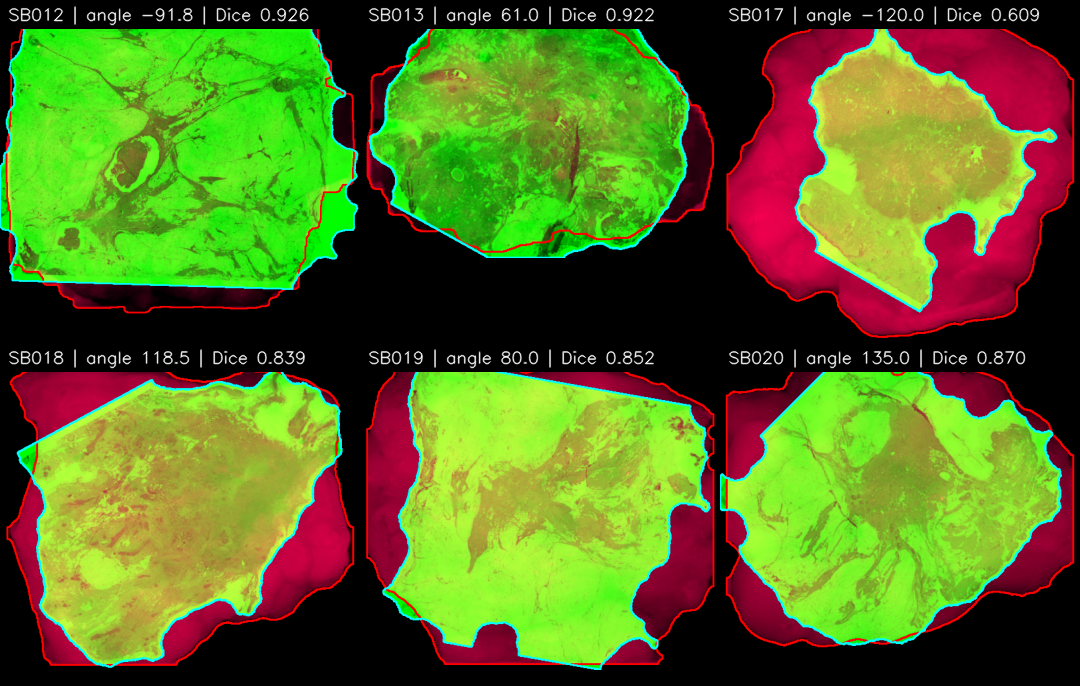
#> input picture Registration/DeepLearning/Tecnicas_registration/00_baseline_clasico/outputs/outputs_registro_rigido_mascaras/rigid_mask_overlay_grid.png, 1080 x 686 px, given in place of SB012_h&e.png, which was not available
$ jupyter execute --allow-errors 12_registro_rigido_mascaras_todos.ipynb   (text cells are left out)
#> lines starting #> are read from the running program, lines starting #| are printed output that depends on the picture; after the words box and inside, x2 and y2 are one past the last pixel; in counts of white or black regions, pixels touching at a corner belong together; pictures that were not available may be replaced by others from this repository, and a replacement may not be noted
[cell 1]
from pathlib import Path
import csv
import json

import cv2
import matplotlib.pyplot as plt
import numpy as np
from PIL import Image

plt.rcParams['figure.dpi'] = 120

BASE_DIR = Path(r'Registration\DeepLearning')
INPUT_DIR = BASE_DIR / 'Imagenes_a_escala'
OUTPUT_ROOT = BASE_DIR / 'Tecnicas_registration' / '00_baseline_clasico' / 'outputs' / 'outputs_registro_rigido_mascaras'
OUTPUT_ROOT.mkdir(parents=True, exist_ok=True)

SUBJECTS = ['SB012', 'SB013', 'SB017', 'SB018', 'SB019', 'SB020']

print('Entrada:', INPUT_DIR)
print('Salida:', OUTPUT_ROOT)

[cell 2]
def load_rgb(path):
    return np.asarray(Image.open(path).convert('RGB'), dtype=np.uint8)
#> returned value is the input picture: shape (686, 1080, 3); mean R, G, B 88.3, 109.6, 33.4
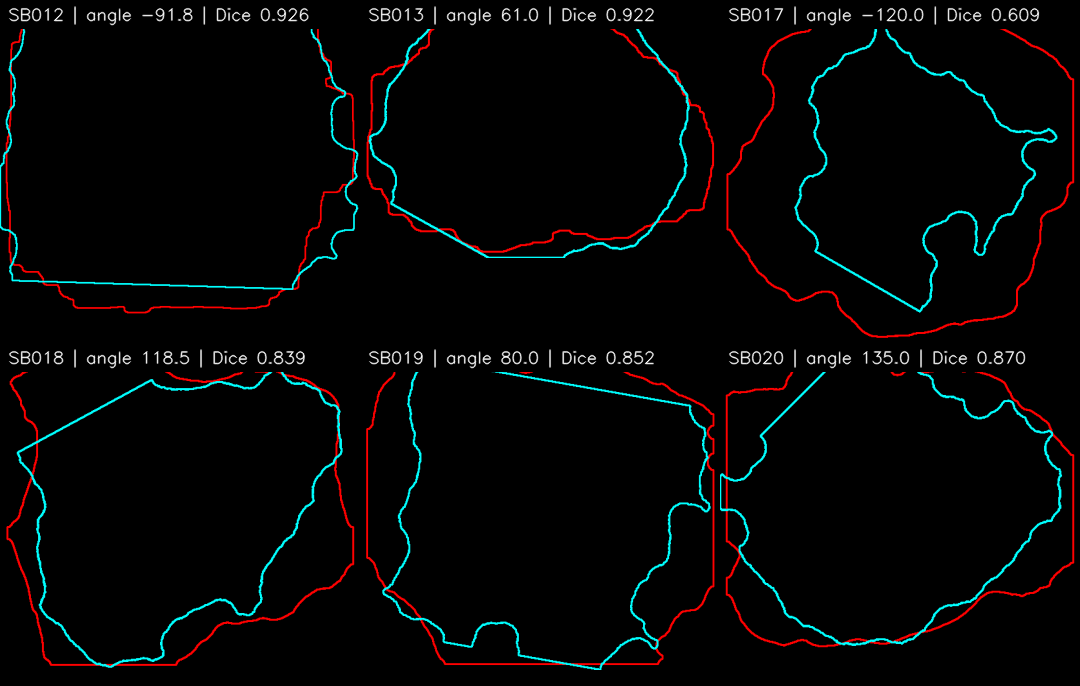
#> input picture Registration/DeepLearning/Tecnicas_registration/00_baseline_clasico/outputs/outputs_registro_rigido_mascaras/rigid_mask_contour_grid.png, 1080 x 686 px, given in place of SB012_hsi.png, which was not available
#> in load_rgb, returned value is the input picture: shape (686, 1080, 3); mean R, G, B 5.5, 6.1, 6.1


def load_mask(path):
    return np.asarray(Image.open(path).convert('L')) > 0
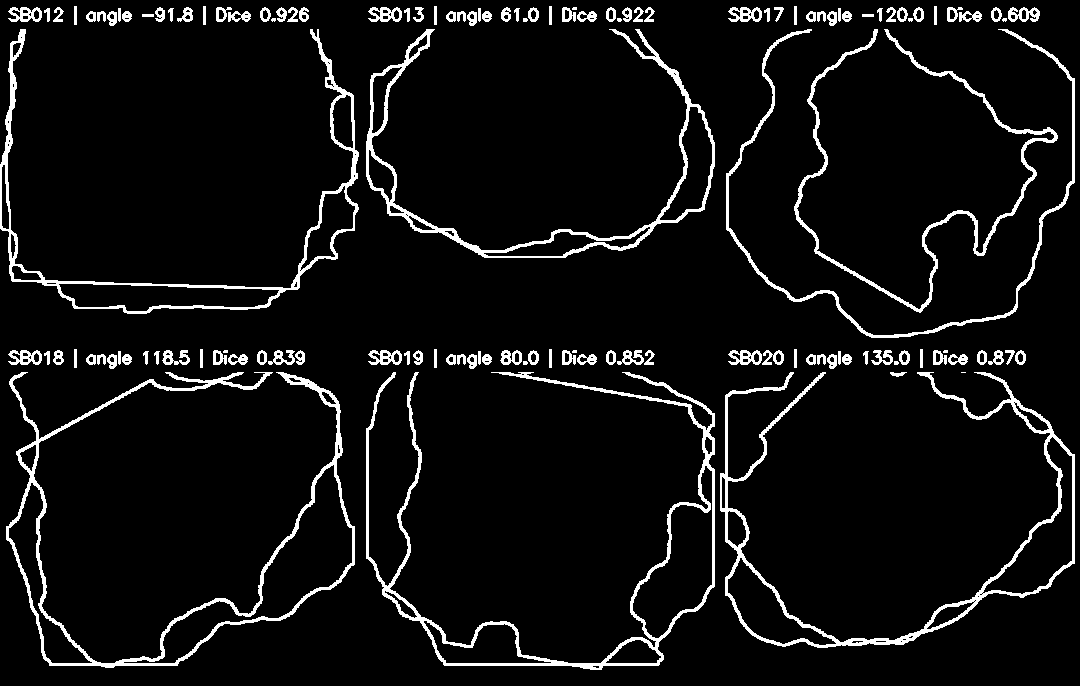
#> returned value: shape (686, 1080) bool; 6.5% white; 131 white regions (12 under 20 px), largest, box (x1, y1, x2, y2) and area: (6, 372, 355, 668) 6789, (366, 372, 715, 670) 6718, (720, 372, 1075, 648) 6353


# [78 lines left out: functions centroid_xy, rigid_matrix_moving_to_fixed, warp_to_fixed_canvas, dice_score, iou_score, contour_mask and 1 more, not called in this run]


def save_mask(path, mask):
    Image.fromarray((np.asarray(mask) > 0).astype(np.uint8) * 255).save(path)


# [29 lines left out: functions overlay_rgb_images, contours_overlay_image, write_csv, not called in this run]

[cell 3]
def subject_paths(subject_id):
    subject_dir = INPUT_DIR / subject_id
    return {
        'subject_dir': subject_dir,
        'he_rgb': subject_dir / f'{subject_id}_h&e.png',
        'hsi_rgb': subject_dir / f'{subject_id}_hsi.png',
        'he_mask': subject_dir / f'{subject_id}_he_mask.png',
        'hsi_mask': subject_dir / f'{subject_id}_hsi_mask.png',
        'metadata': subject_dir / f'{subject_id}_metadata.json',
    }


# [23 lines left out: functions evaluate_angle, search_best_angle, not called in this run]


def process_subject(subject_id):
    paths = subject_paths(subject_id)
    out_dir = OUTPUT_ROOT / subject_id
    out_dir.mkdir(parents=True, exist_ok=True)

    he_rgb = load_rgb(paths['he_rgb'])
    hsi_rgb = load_rgb(paths['hsi_rgb'])
    he_mask = load_mask(paths['he_mask'])
    hsi_mask = load_mask(paths['hsi_mask'])
    metadata = json.loads(paths['metadata'].read_text(encoding='utf-8'))

    best, angle_results = search_best_angle(he_mask, hsi_mask)
    best_angle = best['angle_deg']
    best_matrix = rigid_matrix_moving_to_fixed(he_mask, hsi_mask, best_angle)
    initial_matrix = rigid_matrix_moving_to_fixed(he_mask, hsi_mask, 0.0)

    he_mask_initial = warp_to_fixed_canvas(he_mask, hsi_mask.shape, initial_matrix, is_mask=True)
    he_mask_rigid = warp_to_fixed_canvas(he_mask, hsi_mask.shape, best_matrix, is_mask=True)
    he_rgb_rigid = warp_to_fixed_canvas(he_rgb, hsi_mask.shape, best_matrix, is_mask=False)

    contour_distance = symmetric_contour_distance(he_mask_rigid, hsi_mask)
    overlay = overlay_rgb_images(hsi_rgb, he_rgb_rigid, hsi_mask, he_mask_rigid)
    contour_overlay = contours_overlay_image(hsi_mask, he_mask_rigid)

    files = {
        'he_rgb_rigid': out_dir / f'{subject_id}_he_rigid_to_hsi.png',
        'he_mask_rigid': out_dir / f'{subject_id}_he_mask_rigid_to_hsi.png',
        'overlay_rgb': out_dir / f'{subject_id}_overlay_rgb_rigid.png',
        'overlay_contours': out_dir / f'{subject_id}_overlay_contours_rigid.png',
        'metrics': out_dir / f'{subject_id}_rigid_metrics.json',
        'angle_search': out_dir / f'{subject_id}_angle_search.csv',
    }

    Image.fromarray(he_rgb_rigid).save(files['he_rgb_rigid'])
    save_mask(files['he_mask_rigid'], he_mask_rigid)
    Image.fromarray(overlay).save(files['overlay_rgb'])
    Image.fromarray(contour_overlay).save(files['overlay_contours'])
    write_csv(files['angle_search'], angle_results, ['angle_deg', 'dice', 'iou'])

    metrics = {
        'subject_id': subject_id,
        'registration_direction': 'he_to_hsi',
        'fixed_image': 'hsi',
        'moving_image': 'he',
        'best_angle_deg': float(best_angle),
        'transform_matrix_2x3': best_matrix.tolist(),
        'dice_initial_angle_0': dice_score(he_mask_initial, hsi_mask),
        'iou_initial_angle_0': iou_score(he_mask_initial, hsi_mask),
        'dice_rigid': dice_score(he_mask_rigid, hsi_mask),
        'iou_rigid': iou_score(he_mask_rigid, hsi_mask),
        'contour_mean_distance_px': contour_distance['mean_px'],
        'contour_p95_distance_px': contour_distance['p95_px'],
        'he_rgb_shape': list(he_rgb.shape),
        'hsi_rgb_shape': list(hsi_rgb.shape),
        'target_px_per_cm': float(metadata['target_px_per_cm']),
        'output_dir': str(out_dir),
        'overlay_rgb_path': str(files['overlay_rgb']),
        'overlay_contours_path': str(files['overlay_contours']),
    }
    files['metrics'].write_text(json.dumps(metrics, indent=2), encoding='utf-8')
    return metrics, overlay, contour_overlay

[cell 4]
all_metrics = []
overlay_images = {}
contour_images = {}

#> (the rest of this cell did not finish here and is left out)

[cell 5]
for row in all_metrics:
    print(
        f"{row['subject_id']}: angle={row['best_angle_deg']:7.2f} deg | "
        f"Dice={row['dice_rigid']:.4f} | IoU={row['iou_rigid']:.4f} | "
        f"contour_mean={row['contour_mean_distance_px']:.2f}px | "
        f"contour_p95={row['contour_p95_distance_px']:.2f}px"
    )
#> this loop made 0 passes

[cell 6]
subject_ids = [row['subject_id'] for row in all_metrics]
dice_initial = [row['dice_initial_angle_0'] for row in all_metrics]
dice_rigid = [row['dice_rigid'] for row in all_metrics]
angles = [row['best_angle_deg'] for row in all_metrics]

x = np.arange(len(subject_ids))
width = 0.35

fig, axes = plt.subplots(1, 2, figsize=(10, 3.5), constrained_layout=True)
axes[0].bar(x - width / 2, dice_initial, width, label='centroides sin rotacion')
axes[0].bar(x + width / 2, dice_rigid, width, label='rigido final')
axes[0].set_xticks(x, subject_ids, rotation=30)
axes[0].set_ylim(0, 1)
axes[0].set_ylabel('Dice')
axes[0].set_title('Solapamiento de mascaras')
axes[0].legend(fontsize=8)
axes[0].grid(axis='y', alpha=0.25)

axes[1].bar(x, angles)
axes[1].set_xticks(x, subject_ids, rotation=30)
axes[1].set_ylabel('grados')
axes[1].set_title('Angulo estimado H&E -> HSI')
axes[1].axhline(0, color='black', linewidth=0.8)
axes[1].grid(axis='y', alpha=0.25)

plt.show()
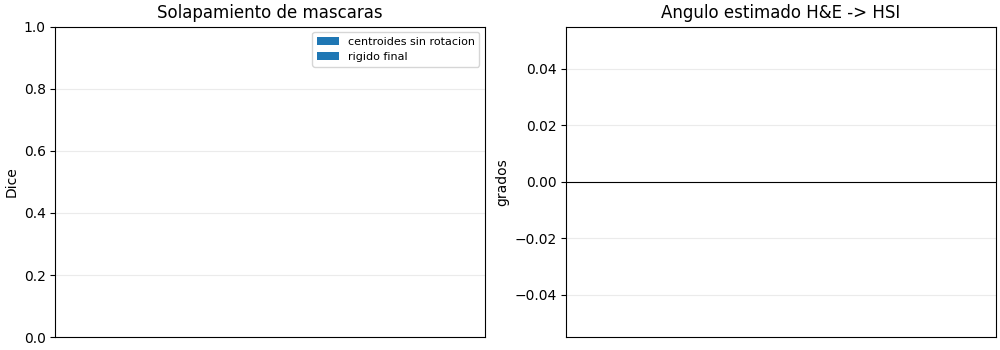
#> figure drawn by matplotlib, 1 panel
